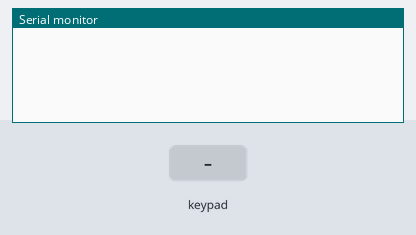
Simulated run of this sketch. Board: Arduino Uno, built with avr-gcc and run on an emulated ATmega328P. Shown: the last lines printed to the serial monitor. The inputs (shaded band) are chosen by the test bench.

Above: at 1.2 s.
1.3 s: key '1' pressed
At 2.5 s:
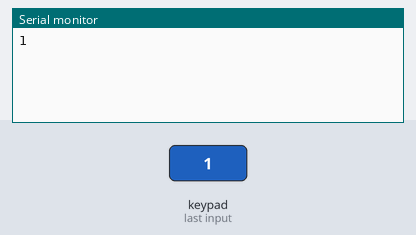
2.8 s: keypad keys 5 4 3 2 # pressed 0.4 s apart
At 5.0 s:
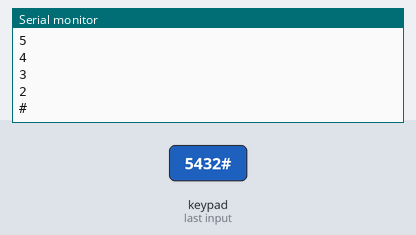
6.3 s: key '*' pressed
At 7.5 s:
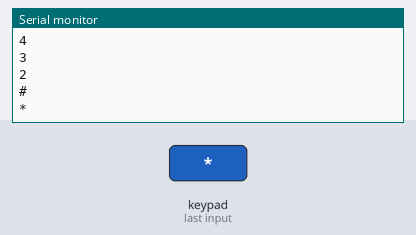
7.8 s: keypad keys 5 4 3 2 A pressed 0.4 s apart
At 9.8 s:
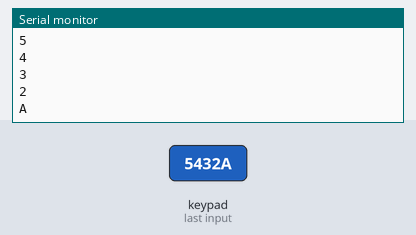
11.3 s: key 'B' pressed
At 12.4 s:
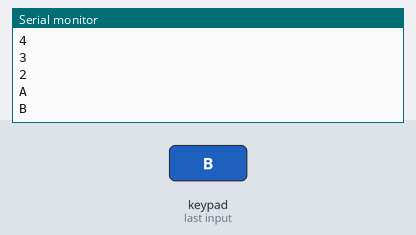
12.8 s: keypad keys 5 4 3 2 D pressed 0.4 s apart
At 15.0 s:
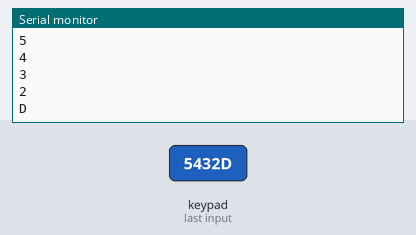
Timing chart, 0 to 16.5 s (numbered marks = the images above; inputs shaded):
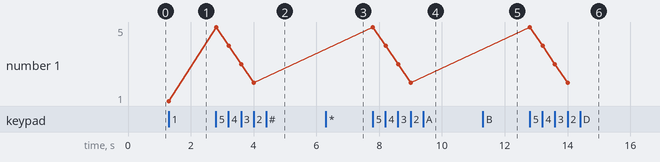

The sketch:

KeypadButtons.ino
```cpp
//A portokat egy 8-as tüske

#include <Key.h>
#include <Keypad.h>


/*  Keypadtest.pde
 *
 *  Demonstrate the simplest use of the  keypad library.
 *
 *  The first step is to connect your keypad to the
 *  Arduino  using the pin numbers listed below in
 *  rowPins[] and colPins[]. If you want to use different
 *  pins then  you  can  change  the  numbers below to
 *  match your setup.
 *
 */

const byte ROWS = 4; // Four rows
const byte COLS = 4; // Three columns
// Define the Keymap
char keys[ROWS][COLS] = {
  {'1','4','7','*'},
  {'2','5','8','0'},
  {'3','6','9','#'},
  {'A','B','C','D'}
};
// Connect keypad ROW0, ROW1, ROW2 and ROW3 to these Arduino pins.
byte rowPins[ROWS] = { 5, 4, 3, 2 };
// Connect keypad COL0, COL1 and COL2 to these Arduino pins.
byte colPins[COLS] = { 9, 8, 7, 6 };

// Create the Keypad
Keypad kpd = Keypad( makeKeymap(keys), rowPins, colPins, ROWS, COLS );

void setup()
{
  Serial.begin(9600);
}

void loop()
{
  char key = kpd.getKey();
  if(key)  // Check for a valid key.
  {
    Serial.println(key);
  }
}
```

Measured:
- after the input at 1.3 s, the serial monitor: prints a new line at once (image 1)
- after the input at 2.8 s, the serial monitor: prints a new line at once (image 2)
- after the input at 6.3 s, the serial monitor: prints a new line at once (image 3)
- after the input at 7.8 s, the serial monitor: prints a new line at once (image 4)
- after the input at 11.3 s, the serial monitor: prints a new line at once (image 5)
- after the input at 12.8 s, the serial monitor: prints a new line at once (image 6)
- plotted number 1: 1 → 2 after the input at 2.8 s
